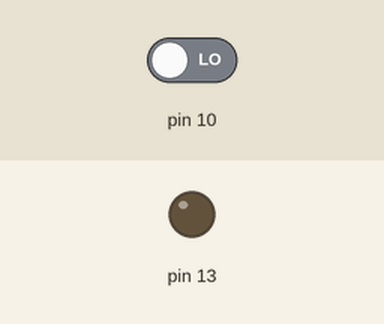
This sketch was run on a simulated Arduino Uno, built with avr-gcc and run on an emulated ATmega328P. On the bench: output pins drawn as LEDs (lit = HIGH). Dashed ring = blinking. Inputs (shaded band) come from the test bench; at power-on: pin 10 LOW.

Above: at 4.8 s.
4.9 s: pin 10 driven HIGH
At 6.8 s:
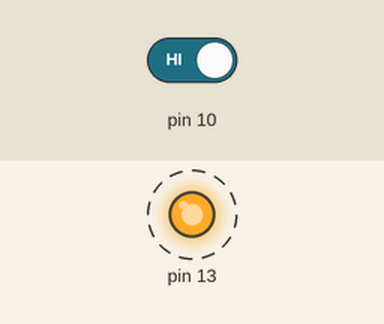
10.9 s: pin 10 driven LOW
At 12.0 s:
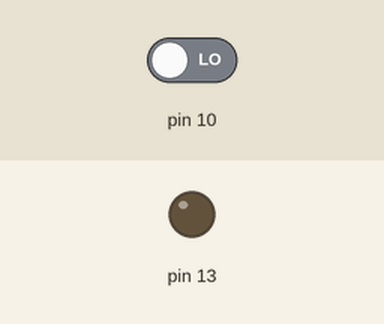
Timing chart, 0 to 13.9 s (numbered marks = the images above; inputs shaded):
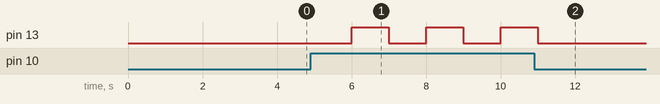

Measured:
- after the input at 4.9 s, pin 13: alternates HIGH for 1.0 s and LOW for 1.0 s, starting after 1.1 s
- after the input at 10.9 s, pin 13: goes on until 11.0 s, then stays LOW

The sketch:

2_IOT.ino
```cpp
void setup() {
  // put your setup code here, to run once:
  pinMode(13, OUTPUT);
  pinMode(10, INPUT);
}

void loop() {
  // put your main code here, to run repeatedly:
  if(digitalRead(10)==HIGH)
    digitalWrite(13, HIGH);
   delay(1000);
   digitalWrite(13, LOW);
   delay(1000);
}
```
